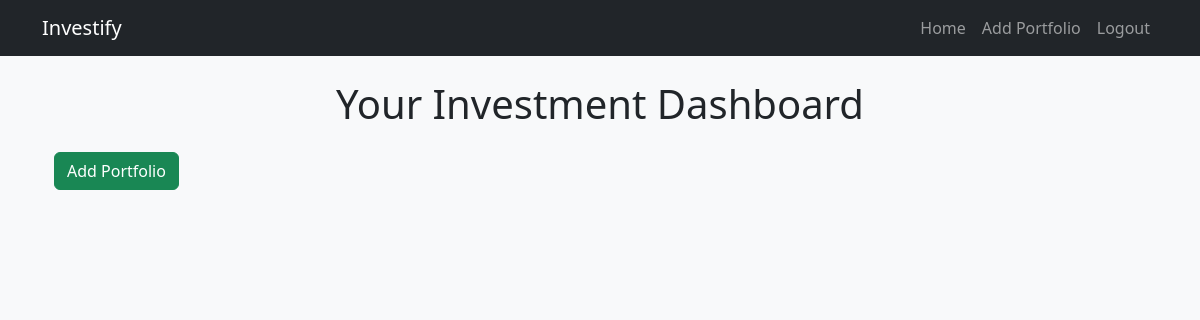
Before: /portfolio/ (signed in) with the older database file.
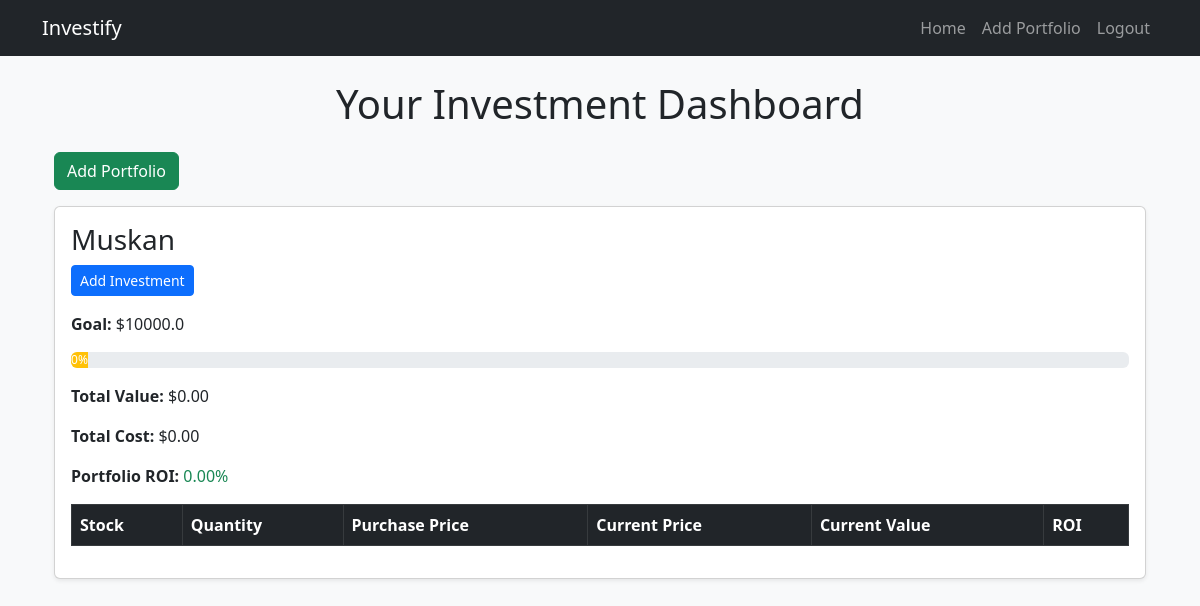
After: the same page with the newer database file.
### portfolio/models.py (models this page shows, shortened)
class Portfolio(models.Model):
    user = models.ForeignKey(User, on_delete=models.CASCADE)
    name = models.CharField(max_length=100)
    goal_amount = models.FloatField()
    risk_tolerance = models.CharField(max_length=20, choices=[('low', 'Low'), ('medium', 'Medium'), ('high', 'High')])
    created_at = models.DateTimeField(auto_now_add=True)

### portfolio/views.py (the view, shortened to what this page needs)
# urls.py: path('', RedirectView.as_view(url='/portfolio/dashboard/')),  # Correct the redirect URL
@login_required
def dashboard(request):
    portfolios = Portfolio.objects.filter(user=request.user)
    portfolio_data = []
    for portfolio in portfolios:
        investments = Investment.objects.filter(portfolio=portfolio)
        total_value = 0
        total_cost = 0
        investment_data = []
        if portfolio.goal_amount > 0:
            progress = (total_value / portfolio.goal_amount) * 100
            if progress > 100:
                progress = 100  # Ensure it doesn't exceed 100%
        else:
            progress = 0  # If goal_amount is 0, set progress to 0
        portfolio_roi = ((total_value - total_cost) / total_cost) * 100 if total_cost != 0 else 0
        portfolio_data.append({
            'portfolio': portfolio,
            'investments': investment_data,
            'total_value': total_value,
            'total_cost': total_cost,
            'portfolio_roi': portfolio_roi,
            'progress': progress,  # Add progress to the context
        })
    return render(request, 'portfolio/dashboard.html', {'portfolio_data': portfolio_data})

### portfolio/templates/portfolio/dashboard.html (shortened to what this page needs)
{% extends 'portfolio/base.html' %}
{% block content %}
<div class="container mt-4">
    <h1 class="text-center mb-4">Your Investment Dashboard</h1>
    <a href="{% url 'add_portfolio' %}" class="btn btn-success mb-3">Add Portfolio</a>
    {% for portfolio in portfolio_data %}
    <div class="card mb-4 shadow-sm">
        <div class="card-body">
            <h3 class="card-title">{{ portfolio.portfolio.name }}</h3>
            <a href="{% url 'add_investment' portfolio.portfolio.id %}" class="btn btn-primary btn-sm mb-3">Add Investment</a>
            <p><strong>Goal:</strong> ${{ portfolio.portfolio.goal_amount }}</p>
            <div class="progress mb-3">
                {% if portfolio.portfolio.goal_amount > 0 %}
                    {% with progress=portfolio.progress|default:0 %}
                        <div class="progress-bar {% if progress >= 100 %} bg-success {% else %} bg-warning {% endif %}"
                             role="progressbar"
                             aria-valuenow="{{ progress|floatformat:0 }}"
                             aria-valuemin="0"
                             aria-valuemax="100">
                            {{ progress|floatformat:0 }}%
                        </div>
                    {% endwith %}
                {% else %}
                    <div class="progress-bar bg-danger" role="progressbar" style="width: 0%;" aria-valuenow="0" aria-valuemin="0" aria-valuemax="100">
                        0%
                    </div>
                {% endif %}
            </div>
            <p><strong>Total Value:</strong> ${{ portfolio.total_value|floatformat:2 }}</p>
            <p><strong>Total Cost:</strong> ${{ portfolio.total_cost|floatformat:2 }}</p>
            <p>
                <strong>Portfolio ROI:</strong>
                <span class="{% if portfolio.portfolio_roi >= 0 %} text-success {% else %} text-danger {% endif %}">
                    {{ portfolio.portfolio_roi|floatformat:2 }}%
                </span>
            </p>
            <table class="table table-bordered mt-3">
                <thead class="table-dark">
                    <tr>
                        <th>Stock</th>
                        <th>Quantity</th>
                        <th>Purchase Price</th>
                        <th>Current Price</th>
                        <th>Current Value</th>
                        <th>ROI</th>
                    </tr>
                </thead>
            </table>
        </div>
    </div>
    {% endfor %}
</div>
{% endblock %}

Changed rows visible on the page:
added Portfolio: portfolio.name "Muskan", portfolio.goal_amount "10000.0", value "0", total_value "0.00", total_cost "0.00", portfolio_roi "0.00"
